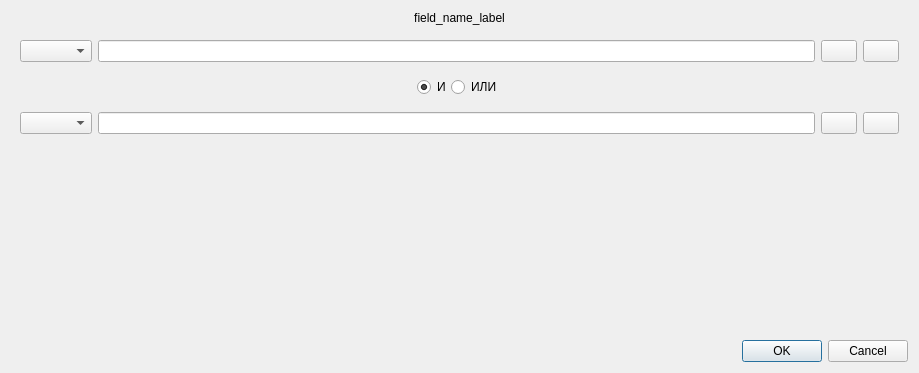
<?xml version="1.0" encoding="UTF-8"?>
<ui version="4.0">
 <class>ConditionWidgetString</class>
 <widget class="QWidget" name="ConditionWidgetString">
  <property name="geometry">
   <rect>
    <x>0</x>
    <y>0</y>
    <width>919</width>
    <height>373</height>
   </rect>
  </property>
  <property name="windowTitle">
   <string>Form</string>
  </property>
  <layout class="QVBoxLayout" name="verticalLayout">
   <item>
    <widget class="QLabel" name="lbFieldName">
     <property name="sizePolicy">
      <sizepolicy hsizetype="Preferred" vsizetype="Minimum">
       <horstretch>0</horstretch>
       <verstretch>0</verstretch>
      </sizepolicy>
     </property>
     <property name="text">
      <string>field_name_label</string>
     </property>
     <property name="alignment">
      <set>Qt::AlignCenter</set>
     </property>
    </widget>
   </item>
   <item>
    <widget class="QWidget" name="widget_2" native="true">
     <layout class="QHBoxLayout" name="horizontalLayout_3">
      <item>
       <widget class="QComboBox" name="cbConditionTypes2"/>
      </item>
      <item>
       <widget class="QLineEdit" name="leValue2"/>
      </item>
      <item>
       <widget class="QPushButton" name="pbTranslit2">
        <property name="maximumSize">
         <size>
          <width>36</width>
          <height>36</height>
         </size>
        </property>
        <property name="focusPolicy">
         <enum>Qt::NoFocus</enum>
        </property>
        <property name="text">
         <string/>
        </property>
        <property name="checkable">
         <bool>true</bool>
        </property>
       </widget>
      </item>
      <item>
       <widget class="QPushButton" name="pbCaseSensetive2">
        <property name="maximumSize">
         <size>
          <width>36</width>
          <height>36</height>
         </size>
        </property>
        <property name="focusPolicy">
         <enum>Qt::NoFocus</enum>
        </property>
        <property name="text">
         <string/>
        </property>
        <property name="checkable">
         <bool>true</bool>
        </property>
       </widget>
      </item>
     </layout>
    </widget>
   </item>
   <item>
    <widget class="QWidget" name="wgtRbtns" native="true">
     <layout class="QHBoxLayout" name="horizontalLayout">
      <property name="spacing">
       <number>0</number>
      </property>
      <property name="leftMargin">
       <number>0</number>
      </property>
      <property name="topMargin">
       <number>0</number>
      </property>
      <property name="rightMargin">
       <number>0</number>
      </property>
      <property name="bottomMargin">
       <number>0</number>
      </property>
      <item>
       <spacer name="horizontalSpacer">
        <property name="orientation">
         <enum>Qt::Horizontal</enum>
        </property>
        <property name="sizeHint" stdset="0">
         <size>
          <width>40</width>
          <height>20</height>
         </size>
        </property>
       </spacer>
      </item>
      <item>
       <widget class="QRadioButton" name="rbAnd">
        <property name="text">
         <string>И</string>
        </property>
        <property name="checked">
         <bool>true</bool>
        </property>
       </widget>
      </item>
      <item>
       <widget class="QRadioButton" name="rbOr">
        <property name="text">
         <string>ИЛИ</string>
        </property>
       </widget>
      </item>
      <item>
       <spacer name="horizontalSpacer_2">
        <property name="orientation">
         <enum>Qt::Horizontal</enum>
        </property>
        <property name="sizeHint" stdset="0">
         <size>
          <width>40</width>
          <height>20</height>
         </size>
        </property>
       </spacer>
      </item>
     </layout>
    </widget>
   </item>
   <item>
    <widget class="QWidget" name="widget" native="true">
     <layout class="QHBoxLayout" name="horizontalLayout_2">
      <item>
       <widget class="QComboBox" name="cbConditionTypes"/>
      </item>
      <item>
       <widget class="QLineEdit" name="leValue"/>
      </item>
      <item>
       <widget class="QPushButton" name="pbTranslit">
        <property name="maximumSize">
         <size>
          <width>36</width>
          <height>36</height>
         </size>
        </property>
        <property name="focusPolicy">
         <enum>Qt::NoFocus</enum>
        </property>
        <property name="text">
         <string/>
        </property>
        <property name="checkable">
         <bool>true</bool>
        </property>
       </widget>
      </item>
      <item>
       <widget class="QPushButton" name="pbCaseSensetive">
        <property name="maximumSize">
         <size>
          <width>36</width>
          <height>36</height>
         </size>
        </property>
        <property name="focusPolicy">
         <enum>Qt::NoFocus</enum>
        </property>
        <property name="text">
         <string/>
        </property>
        <property name="checkable">
         <bool>true</bool>
        </property>
       </widget>
      </item>
     </layout>
    </widget>
   </item>
   <item>
    <spacer name="verticalSpacer">
     <property name="orientation">
      <enum>Qt::Vertical</enum>
     </property>
     <property name="sizeHint" stdset="0">
      <size>
       <width>20</width>
       <height>162</height>
      </size>
     </property>
    </spacer>
   </item>
   <item>
    <widget class="QDialogButtonBox" name="bBox">
     <property name="standardButtons">
      <set>QDialogButtonBox::Cancel|QDialogButtonBox::Ok</set>
     </property>
    </widget>
   </item>
  </layout>
 </widget>
 <resources/>
 <connections/>
</ui>
